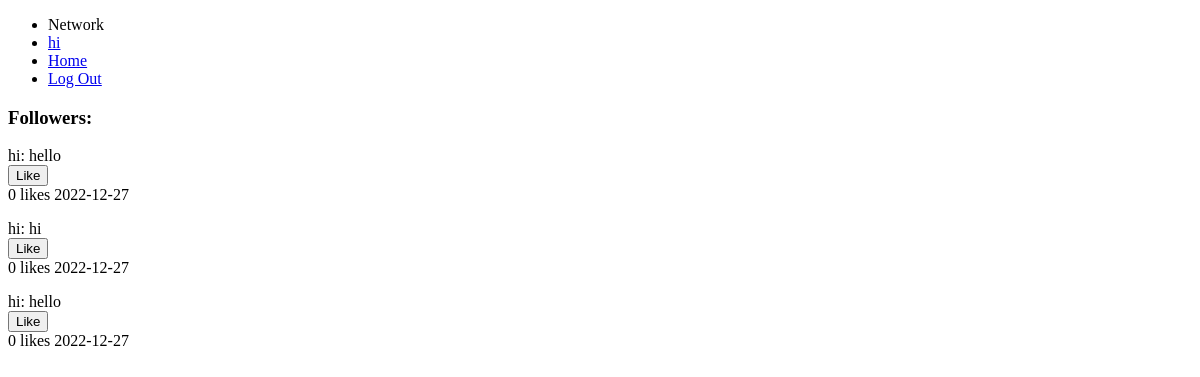
The app's page /profile (signed in), older data.
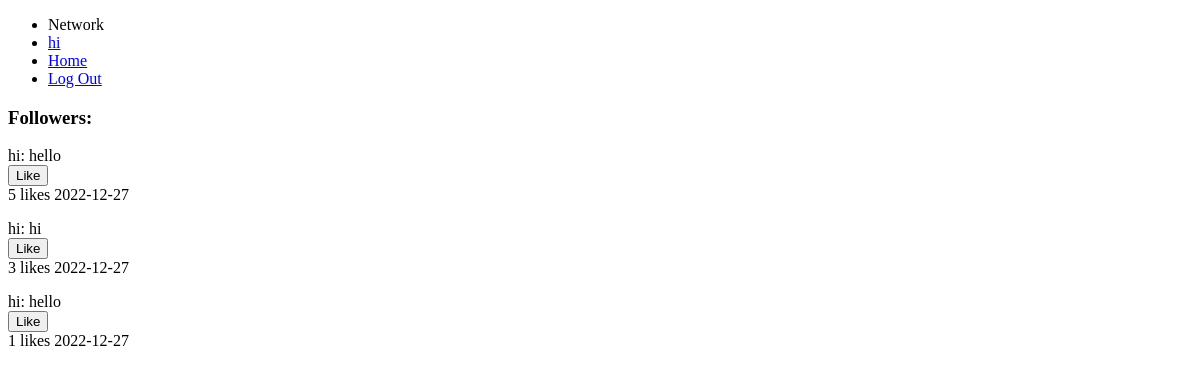
The same page, newer data.
### tables this page shows
CREATE TABLE posts (
    id INTEGER PRIMARY KEY AUTOINCREMENT,
    user_id INTEGER NOT NULL,
    name TEXT NOT NULL,
    content TEXT NOT NULL,
    likes INTEGER DEFAULT 0 NOT NULL,
    datetime NUMERIC NOT NULL,
    FOREIGN KEY (user_id) REFERENCES users(id)
);

### app.py (the view)
@app.route("/profile", methods=["GET", "POST"])
@login_required
def profile():
    if request.method == "GET":
        user_id = session["user_id"]
    if request.method == "POST":
        user_id = request.form.get("user_id")
    conn = connectDB()
    cur = conn.cursor()
    cur.execute("SELECT * FROM users WHERE id=?", [user_id])
    user = cur.fetchall()
    conn.commit()
    conn.close()
    posts = get_posts(user_id)
    return render_template("profile.html", user=user[0], posts=posts)

### helpers.py (called while the page is built)
def connectDB():
    conn = sql.connect('network.db')
    conn.row_factory = sql.Row # "dictionary cursor"
    return conn

def get_posts(user_id=None):
    conn = connectDB()
    cur = conn.cursor()
    if user_id == None:
        cur.execute("SELECT * FROM posts")
    else:
        cur.execute("SELECT * FROM posts WHERE user_id = ?", [user_id])
    posts = cur.fetchall()
    return posts

def login_required(f):
    @wraps(f)
    def decorated_function(*args, **kwargs):
        if session.get("user_id") is None:
            return redirect("/login")
        return f(*args, **kwargs)
    return decorated_function

### templates/profile.html (shortened to what this page needs)
{% extends "layout.html" %}
{% block body %}
    <h3>Followers: </h3>
    {% for post in posts %}
        <div>
            <div>{{ post["name"] + ": " + post["content"] }}</div>
            <form action"/like" method="post">
                <input name="like{{ post["id"] }}" type="submit" value="Like">
            </form>
            <p class="inline">{{ post["likes"] }} likes</p>
            <p class="inline">{{ post["datetime"] }}</p>
        </div>
    {% endfor %}
{% endblock %}

### templates/layout.html (shortened to what this page needs)
<!DOCTYPE html>
<html lang="en">
    <head>
        <link href="{{ url_for('static', filename='styles.css')}}" rel="stylesheet">
    </head>
    <body>
        <nav>
            <div>
                <div>
                    {% if session["user_id"] %}
                        <ul>
                            <li>Network</li>
                            <li><a href= "/profile">{{ session["username"] }}</a></li>
                            <li><a href="/">Home</a></li>
                            <li ><a href="/logout">Log Out</a></li>
                        </ul>
                    {% else %}
                        <ul>
                            <li><a href="/register">Register</a></li>
                            <li><a href="/login">Log In</a></li>
                        </ul>
                    {% endif %}
                </div>
            </div>
        </nav>
        {% block body %}{% endblock %}
    </body>
</html>

### static/styles.css (style rules this page uses)
.inline { margin-top: 0px; display: inline-block; }

Row changes from the older to the newer data that the page shows:
changed posts (number 1 of 3 on the later page): likes "0" → "5"
changed posts "hi: hi": likes "0" → "3"
changed posts (number 3 of 3 on the later page): likes "0" → "1"
